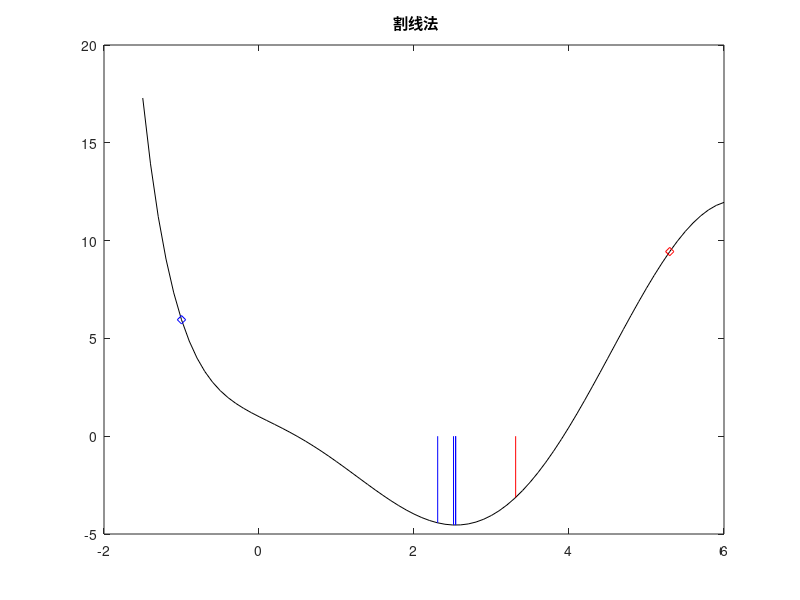

Recreate this plot in MATLAB.
% 例程 2.13  割线法的应用
%  函数：y = -2x sin(0.8x) + exp(-2x);
%  第一步：绘制函数曲线
x = -1.5: 0.1: 6;
y = -2*x.*sin(0.8*x) + exp(-2*x);
figure(1)
plot(x, y, 'k');
title(' 割线法');
hold  on;
%  设置迭代初始区间 [a, b]
a = -1;
b = 5.3; 
%  绘制初始区间的两个端点
ya = -2*a*sin(0.8*a) + exp(-2*a);
yb = -2*b*sin(0.8*b) + exp(-2*b);
plot(a, ya, 'bd');
plot(b, yb, 'rd');
%  开始迭代计算
for  n =1:5  %  限定迭代次数为5次
%  计算一阶导数值（dy = y'）
k = 2*0.8;
dya = -2*sin(0.8*a) - k*a*cos(0.8*a) - 2*exp(-2*a);
dyb = -2*sin(0.8*b) - k*b*cos(0.8*b) - 2*exp(-2*b );
%  计算割线法迭代公式中的商项
q = ((b - a)*dya )/(dyb - dya);
%  计算新的迭代点c
c = a - q;
%  计算c点的一阶导数值
dyc = -2* sin(0.8*c) - k*c*cos(0.8*c) - 2*exp(-2*c);
%  根据c点导数的符号替换a或b
if dyc > 0
b = c;
yb = -2*b*sin(0.8*b) + exp(-2*b);
plot([b, b], [0, yb], 'r');
else
a = c;
ya = -2*a*sin(0.8*a) + exp(-2*a);
plot([a, a], [0, ya], 'b');
end;
end;
b
yb
